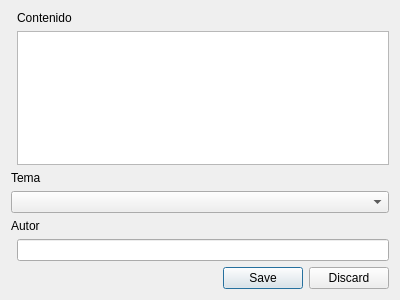
<?xml version="1.0" encoding="UTF-8"?>
<ui version="4.0">
 <class>Dialog</class>
 <widget class="QDialog" name="Dialog">
  <property name="geometry">
   <rect>
    <x>0</x>
    <y>0</y>
    <width>400</width>
    <height>300</height>
   </rect>
  </property>
  <property name="windowTitle">
   <string>Dialog</string>
  </property>
  <layout class="QFormLayout" name="formLayout">
   <item row="0" column="1">
    <widget class="QLabel" name="label_3">
     <property name="text">
      <string>Contenido</string>
     </property>
    </widget>
   </item>
   <item row="2" column="1">
    <widget class="QTextEdit" name="textEdit"/>
   </item>
   <item row="3" column="0" colspan="2">
    <widget class="QLabel" name="label_2">
     <property name="text">
      <string>Tema</string>
     </property>
    </widget>
   </item>
   <item row="5" column="0" colspan="2">
    <widget class="QComboBox" name="comboBox"/>
   </item>
   <item row="8" column="0" colspan="2">
    <widget class="QLabel" name="label">
     <property name="text">
      <string>Autor</string>
     </property>
    </widget>
   </item>
   <item row="9" column="1">
    <widget class="QLineEdit" name="lineEdit_2"/>
   </item>
   <item row="11" column="1">
    <widget class="QDialogButtonBox" name="buttonBox">
     <property name="orientation">
      <enum>Qt::Horizontal</enum>
     </property>
     <property name="standardButtons">
      <set>QDialogButtonBox::Discard|QDialogButtonBox::Save</set>
     </property>
    </widget>
   </item>
  </layout>
 </widget>
 <resources/>
 <connections>
  <connection>
   <sender>buttonBox</sender>
   <signal>accepted()</signal>
   <receiver>Dialog</receiver>
   <slot>accept()</slot>
   <hints>
    <hint type="sourcelabel">
     <x>248</x>
     <y>254</y>
    </hint>
    <hint type="destinationlabel">
     <x>157</x>
     <y>274</y>
    </hint>
   </hints>
  </connection>
  <connection>
   <sender>buttonBox</sender>
   <signal>rejected()</signal>
   <receiver>Dialog</receiver>
   <slot>reject()</slot>
   <hints>
    <hint type="sourcelabel">
     <x>316</x>
     <y>260</y>
    </hint>
    <hint type="destinationlabel">
     <x>286</x>
     <y>274</y>
    </hint>
   </hints>
  </connection>
 </connections>
</ui>
